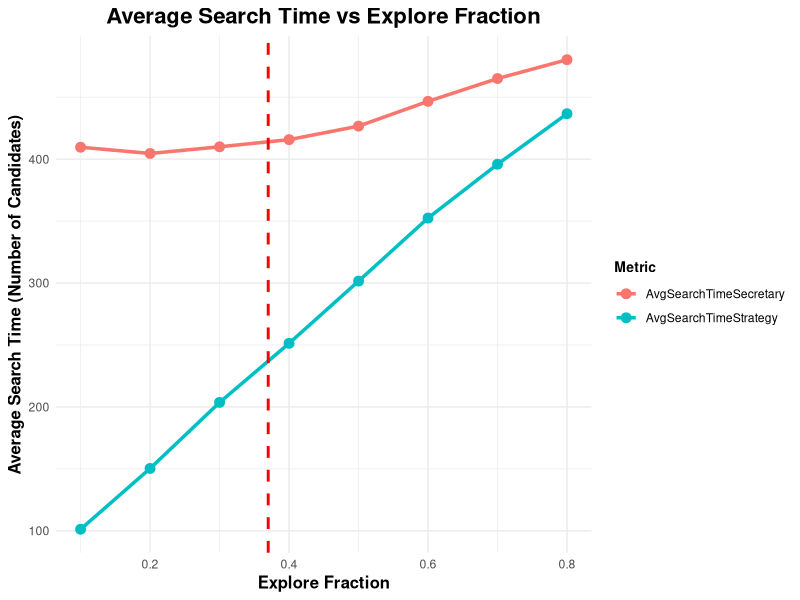
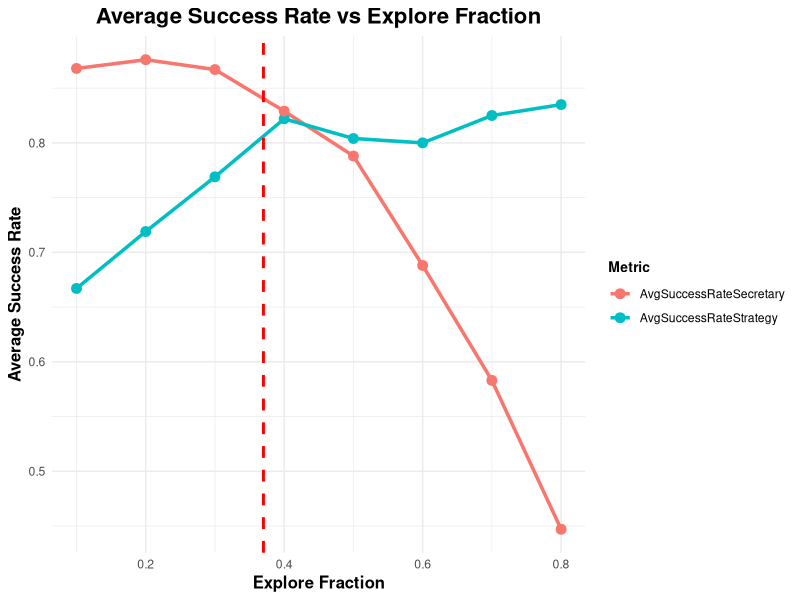

These figures' R source, in order:
# Load necessary library
library(ggplot2)
library(dplyr)
library(tidyr)

# Parameters
# Set the number of candidates
num_candidates <- 500
# Set the selection top percentage
top_percentage = 0.01
# Number of trials
N_trials <- 1000
# Different exploration proportions
explore_fractions <- seq(0.1, 0.8, by = 0.1)  


################################################################################
# Function for create candidate full information data frame
create_candidate_df <- function(num_candidates){
  # Create a data frame with candidate names
  data <- data.frame(
    # Names candidate1, candidate2, etc.
    candidate = paste0(1:num_candidates),
    # Scores from uniform distribution
    score = round(runif(num_candidates, min = 0, max = 100))
  )
  return(data)
}
################################################################################


# Function for get top candidates min max scores
get_top_min_max_scores <- function(data, top_percentage){
  # Sort the interviewed candidates data frame
  sorted_revealed_candidates_df <- data[order(-data$score), ]
  
  # Extract the top percentage rows form interviewed candidates
  num_rows <- nrow(sorted_revealed_candidates_df)
  top_1_count <- max(1, ceiling(top_percentage * num_rows))
  top_1_percent <- sorted_revealed_candidates_df[1:top_1_count, ]
  
  min_score <- min(top_1_percent$score)  # Get the minimum score
  max_score <- max(top_1_percent$score)  # Get the maximum score
  
  # If min and max are equal, adjust the min value
  if (min_score == max_score) {
    min_score <- max_score - 1
  }
  return(list(top_1_percent, min_score, max_score))
}
################################################################################


# Function to simulate the Basic Secretary Problem
simulate_secretary <- function(num_candidates, revealed_df, unrevealed_df, revealed_count) {
  # Search time
  search_time <- NA
  # Explore max score
  max_score <- max(revealed_df$score)

  # Exploitation phase
  for (i in 1: nrow(unrevealed_df)){
    # Get the candidate name
    candidate_name <- unrevealed_df$candidate[i]
    # Get the candidate score
    candidate_score <- unrevealed_df$score[i]
    # Check whether candidate score is greater than max score
    if (candidate_score >= max_score){
      search_time <- i + revealed_count
      # Get the selected candidate
      selected_candidate <- candidate_name
    }
  }
  # If no candidate meets criteria, select the last candidate
  if (is.na(search_time)) {
    search_time <- num_candidates
    # Get the selected candidate
    selected_candidate <- candidate_name
  }
  return(list(search_time, selected_candidate))
}
################################################################################


# Function for check success of the simulations
check_selection_success <- function(full_info_data, selected_candidate, top_percentage){
  # Number of top scores
  top_scores <- ceiling(nrow(full_info_data) * top_percentage)
  # Get the top 1% unique scores
  top_unique_scores <- unique(full_info_data$score)[1:top_scores]
  # Include all candidates with scores equal to or greater than highest score
  top_candidates <- full_info_data[full_info_data$score >= top_unique_scores, ]
  # Check if the given candidate is in the top percentage
  is_in_top_1_percent <- selected_candidate %in% top_candidates$candidate
  return(is_in_top_1_percent)
}
################################################################################


# Function for simulate strategy
simulate_strategy <- function(num_candidates, fraction, top_percentage, N_trials){
  # Store results
  results <- data.frame(
    SearchTimeStrategy = integer(),
    SearchTimeSecretary = integer(),
    SelectionSuccessStrategy = integer(),
    SelectionSuccessSecretary = integer()
  )
  
  for (trial in 1:N_trials) {
    # Candidate full information data frame
    full_information_data <- create_candidate_df(num_candidates)
    
    # Sorted candidate full information data
    sorted_full_information_data <- full_information_data[order(-full_information_data$score), ]
    
    # Calculate number of interviewed candidates 
    revealed_candidates <- round(num_candidates * fraction)
    
    # Calculate number of not interviewed candidates 
    unrevealed_candidates <- (num_candidates - revealed_candidates)
    
    # Interviewed candidates data frame
    revealed_candidates_df <- full_information_data[1:revealed_candidates, ]
    
    # Not interviewed candidates data frame
    unrevealed_candidates_df <- full_information_data[(revealed_candidates + 1) : nrow(full_information_data), ]
    
    for (i in 1: nrow(unrevealed_candidates_df)){
      # Get the candidate score
      candidate_score <- unrevealed_candidates_df$score[i]
      # Call the min max scores function to get min max score values
      # And get top candidates data frame
      min_max_score <- get_top_min_max_scores(revealed_candidates_df, top_percentage)
      
      top_1_percent <- min_max_score[[1]]
      min_score <- min_max_score[[2]]
      max_score <- min_max_score[[3]]
      
      #print(paste("Min Score:", min_score, "Max Score:", max_score))
      # Check whether candidate score within min max range
      if (candidate_score >= min_score && candidate_score <= max_score){
        # If the candidate score is in range, add them to the top_1_percent data frame
        top_1_percent <- rbind(top_1_percent, unrevealed_candidates_df[i, ])
        # Search time, number of candidates
        search_time <- i + revealed_candidates
        # Selected candidate
        selected_candidate <- unrevealed_candidates_df$candidate[i]
        # Success rate calculation
        selection_success_strategy <- if (check_selection_success(sorted_full_information_data, selected_candidate, top_percentage)) 1 else 0
        break;
      }
      else{
        revealed_candidates_df <- rbind(revealed_candidates_df, unrevealed_candidates_df[i, ])
      }
      
    }
    
    # Simulate secretary
    secretary_problem <- simulate_secretary(num_candidates, revealed_candidates_df, unrevealed_candidates_df, revealed_candidates)
    # Secretary problem search time
    search_time_secretary <- secretary_problem[[1]]
    # Secretary problem success rate
    success_rate_secretary <- if (check_selection_success(sorted_full_information_data, secretary_problem[[2]], top_percentage)) 1 else 0
    # Record results
    results <- rbind(results, data.frame(
      Trial = trial,
      SearchTimeStrategy = search_time,
      SearchTimeSecretary = search_time_secretary,
      SelectionSuccessStrategy = selection_success_strategy,
      SelectionSuccessSecretary = success_rate_secretary
    ))
  }
  return(results)
}
################################################################################


# Set seed
set.seed(123)
# Run simulations for different exploration fractions
all_results <- lapply(explore_fractions, function(fraction) {
  simulate_strategy(num_candidates, fraction, top_percentage, N_trials) %>%
    mutate(ExploreFraction = fraction)
}) %>%
  bind_rows()
################################################################################


# Summary results average search time
summary_results_time <- all_results %>%
  group_by(ExploreFraction) %>%
  summarise(
    AvgSearchTimeStrategy = mean(SearchTimeStrategy),
    AvgSearchTimeSecretary = mean(SearchTimeSecretary)
  )

# Summary results average search success rate
summary_results_rate <- all_results %>%
  group_by(ExploreFraction) %>%
  summarise(
    AvgSuccessRateStrategy = mean(SelectionSuccessStrategy),
    AvgSuccessRateSecretary = mean(SelectionSuccessSecretary)
  )
################################################################################


# Analyze and visualize results
# plot  Average search time
# Transform data to long format for plotting
long_results_time <- summary_results_time %>%
  pivot_longer(
    cols = c(AvgSearchTimeStrategy, AvgSearchTimeSecretary),
    names_to = "Metric",
    values_to = "AVGSearchTime"
  )

# Plot the results
ggplot(long_results_time, aes(x = ExploreFraction, y = AVGSearchTime, color = Metric)) +
  geom_line(size = 1.2) +
  geom_point(size = 3) +
  geom_vline(xintercept = 0.37, linetype = "dashed", color = "red", size = 1) +
  labs(
    title = "Average Search Time vs Explore Fraction",
    x = "Explore Fraction",
    y = "Average Search Time (Number of Candidates)",
    color = "Metric"
  ) +
  theme_minimal() +
  theme(
    plot.title = element_text(hjust = 0.5, face = "bold", size = 16),
    axis.title = element_text(face = "bold", size = 12),
    legend.title = element_text(face = "bold", size = 10)
  )
################################################################################


# plot  Average success rate
# Transform data to long format for plotting
long_results_rate <- summary_results_rate %>%
  pivot_longer(
    cols = c(AvgSuccessRateStrategy, AvgSuccessRateSecretary),
    names_to = "Metric",
    values_to = "AVGSuccessRate"
  )

# Plot the results
ggplot(long_results_rate, aes(x = ExploreFraction, y = AVGSuccessRate, color = Metric)) +
  geom_line(size = 1.2) +
  geom_point(size = 3) +
  geom_vline(xintercept = 0.37, linetype = "dashed", color = "red", size = 1) +
  labs(
    title = "Average Success Rate vs Explore Fraction",
    x = "Explore Fraction",
    y = "Average Success Rate",
    color = "Metric"
  ) +
  theme_minimal() +
  theme(
    plot.title = element_text(hjust = 0.5, face = "bold", size = 16),
    axis.title = element_text(face = "bold", size = 12),
    legend.title = element_text(face = "bold", size = 10)
  )
################################################################################



